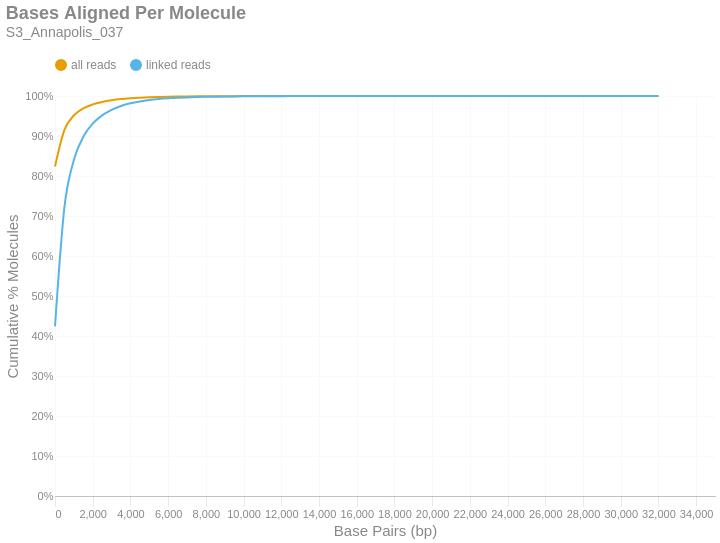

The notebook cell this image was saved under:
### Markdown cell above
### Bases Aligned Per Molecule
This is a cumulative frequency distribution showing the number of base pairs aligned per unique molecule. These data are shown in 500 bp bins. There are two distributions: one with `all reads` (yellow) and another with only `linked reads` (blue). The percent of molecules in the `linked reads` distribution is relative to the total number of linked molecules.

### Code cell
if SKIPLR:
    print_html(f"Skipped")
else:
    binned_df = consolidated_hist(valids['aligned_bp'], mask, 500, True)
    with SafeRender(binned_df):
        (
            density_plot(binned_df, 'Bases Aligned Per Molecule', samplename, 'basesper')
            .encode(
                x=alt.X('bin:Q', title="Base Pairs (bp)").axis(tickMinStep=500).scale(padding=0),
                y=alt.Y('value:Q', title='Cumulative % Molecules')
                    .axis(format='%')
                    .scale(domain = [0,1])
                    .stack(False),
                color=alt.Color("key:N").scale(domain = ["all reads", "linked reads"]),
                tooltip = [
                    alt.Tooltip("key:N", title = "Data Type"),
                    alt.Tooltip("range_label:N", title="Bases Aligned Per Molecule"),
                    alt.Tooltip("value:Q", format = ".2%", title="% Molecules (Cum.)")
                ]
            )
        ).display()

### Figure 1 — Vega-Lite specification as saved in the notebook (floating-point values rounded to 4 significant figures)
{"width": "container", "height": 400, "config": {"title": {"anchor": "start", "dy": -15, "fontSize": 18, "color": "#888888", "subtitleColor": "#888888", "subtitleFontSize": 14}, "arc": {"fill": "#0072B2"}, "axis": {"domainColor": "#888888", "domainWidth": 0.5, "gridWidth": 0.2, "grid": false, "titleFontWeight": 400, "titleFontSize": 15, "labelFontSize": 11, "labelColor": "#888888", "tickColor": "#888888", "tickWidth": 0.2, "titleColor": "#888888"}, "axisBand": {"grid": false}, "axisX": {"grid": true, "tickSize": 10, "domainCap": "round"}, "axisY": {"domain": false, "grid": true, "tickSize": 0, "domainCap": "round"}, "background": "transparent", "header": {"labelFontSize": 15, "labelColor": "#888888", "titleFontSize": 15, "titleFontWeight": 600, "titleColor": "#888888"}, "legend": {"labelFont": "sans-serif", "labelFontSize": 12, "labelColor": "#888888", "symbolSize": 100, "symbolType": "circle", "titleFontSize": 12, "titlePadding": 10, "titleColor": "#888888", "title": null, "orient": "top"}, "range": {"category": ["#E69F00", "#56B4E9", "#009E73", "#F0E442", "#0072B2", "#D55E00", "#CC79A7", "#000000"], "diverging": ["#cfe8f3", "#a2d4ec", "#73bfe2", "#46abdb", "#1696d2", "#12719e"]}, "area": {"fill": "#0072B2", "fillOpacity": 0.7, "line": true, "strokeOpacity": 0.7}, "line": {"color": "#0072B2", "stroke": "#0072B2", "strokeWidth": 2}, "trail": {"color": "#0072B2", "stroke": "#0072B2", "strokeWidth": 0, "size": 1}, "point": {"filled": true, "fillOpacity": 1.0, "size": 95}, "text": {"color": "#888888", "fontSize": 11, "align": "right", "fontWeight": 400, "size": 11}, "bar": {"fill": "#0072B2", "stroke": null}, "view": {"stroke": null, "continuousWidth": 660, "continuousHeight": 400}}, "data": {"name": "data-2b633ca91e37c0ecd4d2b97256d01d56"}, "mark": {"type": "line", "interpolate": "monotone", "point": {"opacity": 0, "size": 275}}, "encoding": {"color": {"field": "key", "scale": {"domain": ["all reads", "linked reads"]}, "type": "nominal"}, "tooltip": [{"field": "key", "title": "Data Type", "type": "nominal"}, {"field": "range_label", "title": "Bases Aligned Per Molecule", "type": "nominal"}, {"field": "value", "format": ".2%", "title": "% Molecules (Cum.)", "type": "quantitative"}], "x": {"axis": {"tickMinStep": 500}, "field": "bin", "scale": {"padding": 0}, "title": "Base Pairs (bp)", "type": "quantitative"}, "y": {"axis": {"format": "%"}, "field": "value", "scale": {"domain": [0, 1]}, "stack": false, "title": "Cumulative % Molecules", "type": "quantitative"}}, "params": [{"name": "param_c36ac31b6afebe62", "select": {"type": "point", "fields": ["key"]}, "bind": "legend"}], "title": {"text": "Bases Aligned Per Molecule", "subtitle": "S3_Annapolis_037"}, "transform": [{"fold": ["all reads (cumsum)", "linked reads (cumsum)"]}, {"calculate": "replace(datum.key, ' (cumsum)', '')", "as": "key"}, {"filter": {"param": "param_c36ac31b6afebe62"}}], "usermeta": {"embedOptions": {"downloadFileName": "S3_Annapolis_037.basesper"}}, "$schema": "https://vega.github.io/schema/vega-lite/v6.1.0.json", "datasets": {"data-2b633ca91e37c0ecd4d2b97256d01d56": [{"bin": "0.0", "interval": "0.0-500.0", "all reads": 0.8239, "linked reads": 0.424, "all reads (cumsum)": 0.8239, "linked reads (cumsum)": 0.424, "range_label": "0-499"}, {"bin": "500.0", "interval": "500.0-1000.0", "all reads": 0.09135, "linked reads": 0.2981, "all reads (cumsum)": 0.9153, "linked reads (cumsum)": 0.7221, "range_label": "500-999"}, {"bin": "1000.0", "interval": "1000.0-1500.0", "all reads": 0.03592, "linked reads": 0.1178, "all reads (cumsum)": 0.9512, "linked reads (cumsum)": 0.8399, "range_label": "1000-1499"}, {"bin": "1500.0", "interval": "1500.0-2000.0", "all reads": 0.0177, "linked reads": 0.05807, "all reads (cumsum)": 0.9689, "linked reads (cumsum)": 0.898, "range_label": "1500-1999"}, {"bin": "2000.0", "interval": "2000.0-2500.0", "all reads": 0.01005, "linked reads": 0.03296, "all reads (cumsum)": 0.979, "linked reads (cumsum)": 0.931, "range_label": "2000-2499"}, {"bin": "2500.0", "interval": "2500.0-3000.0", "all reads": 0.006261, "linked reads": 0.02054, "all reads (cumsum)": 0.9852, "linked reads (cumsum)": 0.9515, "range_label": "2500-2999"}, {"bin": "3000.0", "interval": "3000.0-3500.0", "all reads": 0.004235, "linked reads": 0.01389, "all reads (cumsum)": 0.9894, "linked reads (cumsum)": 0.9654, "range_label": "3000-3499"}, {"bin": "3500.0", "interval": "3500.0-4000.0", "all reads": 0.00291, "linked reads": 0.009546, "all reads (cumsum)": 0.9924, "linked reads (cumsum)": 0.9749, "range_label": "3500-3999"}, {"bin": "4000.0", "interval": "4000.0-4500.0", "all reads": 0.002043, "linked reads": 0.006701, "all reads (cumsum)": 0.9944, "linked reads (cumsum)": 0.9816, "range_label": "4000-4499"}, {"bin": "4500.0", "interval": "4500.0-5000.0", "all reads": 0.001431, "linked reads": 0.004694, "all reads (cumsum)": 0.9958, "linked reads (cumsum)": 0.9863, "range_label": "4500-4999"}, {"bin": "5000.0", "interval": "5000.0-5500.0", "all reads": 0.001048, "linked reads": 0.003439, "all reads (cumsum)": 0.9969, "linked reads (cumsum)": 0.9898, "range_label": "5000-5499"}, {"bin": "5500.0", "interval": "5500.0-6000.0", "all reads": 0.0007624, "linked reads": 0.002501, "all reads (cumsum)": 0.9976, "linked reads (cumsum)": 0.9923, "range_label": "5500-5999"}, {"bin": "6000.0", "interval": "6000.0-6500.0", "all reads": 0.000552, "linked reads": 0.001811, "all reads (cumsum)": 0.9982, "linked reads (cumsum)": 0.9941, "range_label": "6000-6499"}, {"bin": "6500.0", "interval": "6500.0-7000.0", "all reads": 0.0004098, "linked reads": 0.001344, "all reads (cumsum)": 0.9986, "linked reads (cumsum)": 0.9954, "range_label": "6500-6999"}, {"bin": "7000.0", "interval": "7000.0-7500.0", "all reads": 0.0003057, "linked reads": 0.001003, "all reads (cumsum)": 0.9989, "linked reads (cumsum)": 0.9964, "range_label": "7000-7499"}, {"bin": "7500.0", "interval": "7500.0-8000.0", "all reads": 0.0002493, "linked reads": 0.0008178, "all reads (cumsum)": 0.9992, "linked reads (cumsum)": 0.9972, "range_label": "7500-7999"}, {"bin": "8000.0", "interval": "8000.0-8500.0", "all reads": 0.0001852, "linked reads": 0.0006075, "all reads (cumsum)": 0.9993, "linked reads (cumsum)": 0.9979, "range_label": "8000-8499"}, {"bin": "8500.0", "interval": "8500.0-9000.0", "all reads": 0.0001386, "linked reads": 0.0004545, "all reads (cumsum)": 0.9995, "linked reads (cumsum)": 0.9983, "range_label": "8500-8999"}, {"bin": "9000.0", "interval": "9000.0-9500.0", "all reads": 0.000113, "linked reads": 0.0003707, "all reads (cumsum)": 0.9996, "linked reads (cumsum)": 0.9987, "range_label": "9000-9499"}, {"bin": "9500.0", "interval": "9500.0-10000.0", "all reads": 8.78e-05, "linked reads": 0.000288, "all reads (cumsum)": 0.9997, "linked reads (cumsum)": 0.999, "range_label": "9500-9999"}, {"bin": "10000.0", "interval": "10000.0-10500.0", "all reads": 6.43e-05, "linked reads": 0.0002109, "all reads (cumsum)": 0.9997, "linked reads (cumsum)": 0.9992, "range_label": "10000-10499"}, {"bin": "10500.0", "interval": "10500.0-11000.0", "all reads": 5.621e-05, "linked reads": 0.0001844, "all reads (cumsum)": 0.9998, "linked reads (cumsum)": 0.9994, "range_label": "10500-10999"}, {"bin": "11000.0", "interval": "11000.0-11500.0", "all reads": 3.704e-05, "linked reads": 0.0001215, "all reads (cumsum)": 0.9998, "linked reads (cumsum)": 0.9995, "range_label": "11000-11499"}, {"bin": "11500.0", "interval": "11500.0-12000.0", "all reads": 3.046e-05, "linked reads": 9.991e-05, "all reads (cumsum)": 0.9999, "linked reads (cumsum)": 0.9996, "range_label": "11500-11999"}, {"bin": "12000.0", "interval": "12000.0-12500.0", "all reads": 2.707e-05, "linked reads": 8.881e-05, "all reads (cumsum)": 0.9999, "linked reads (cumsum)": 0.9997, "range_label": "12000-12499"}, {"bin": "12500.0", "interval": "12500.0-13000.0", "all reads": 1.88e-05, "linked reads": 6.167e-05, "all reads (cumsum)": 0.9999, "linked reads (cumsum)": 0.9997, "range_label": "12500-12999"}, {"bin": "13000.0", "interval": "13000.0-13500.0", "all reads": 1.636e-05, "linked reads": 5.366e-05, "all reads (cumsum)": 0.9999, "linked reads (cumsum)": 0.9998, "range_label": "13000-13499"}, {"bin": "13500.0", "interval": "13500.0-14000.0", "all reads": 1.335e-05, "linked reads": 4.379e-05, "all reads (cumsum)": 0.9999, "linked reads (cumsum)": 0.9998, "range_label": "13500-13999"}, {"bin": "14000.0", "interval": "14000.0-14500.0", "all reads": 7.52e-06, "linked reads": 2.467e-05, "all reads (cumsum)": 1.0, "linked reads (cumsum)": 0.9999, "range_label": "14000-14499"}, {"bin": "14500.0", "interval": "14500.0-15000.0", "all reads": 8.084e-06, "linked reads": 2.652e-05, "all reads (cumsum)": 1.0, "linked reads (cumsum)": 0.9999, "range_label": "14500-14999"}, {"bin": "15000.0", "interval": "15000.0-15500.0", "all reads": 7.896e-06, "linked reads": 2.59e-05, "all reads (cumsum)": 1.0, "linked reads (cumsum)": 0.9999, "range_label": "15000-15499"}, {"bin": "15500.0", "interval": "15500.0-16000.0", "all reads": 5.452e-06, "linked reads": 1.789e-05, "all reads (cumsum)": 1.0, "linked reads (cumsum)": 0.9999, "range_label": "15500-15999"}, {"bin": "16000.0", "interval": "16000.0-16500.0", "all reads": 4.324e-06, "linked reads": 1.418e-05, "all reads (cumsum)": 1.0, "linked reads (cumsum)": 0.9999, "range_label": "16000-16499"}, {"bin": "16500.0", "interval": "16500.0-17000.0", "all reads": 4.136e-06, "linked reads": 1.357e-05, "all reads (cumsum)": 1.0, "linked reads (cumsum)": 1.0, "range_label": "16500-16999"}, {"bin": "17000.0", "interval": "17000.0-17500.0", "all reads": 2.632e-06, "linked reads": 8.634e-06, "all reads (cumsum)": 1.0, "linked reads (cumsum)": 1.0, "range_label": "17000-17499"}, {"bin": "17500.0", "interval": "17500.0-18000.0", "all reads": 1.316e-06, "linked reads": 4.317e-06, "all reads (cumsum)": 1.0, "linked reads (cumsum)": 1.0, "range_label": "17500-17999"}, {"bin": "18000.0", "interval": "18000.0-18500.0", "all reads": 1.128e-06, "linked reads": 3.7e-06, "all reads (cumsum)": 1.0, "linked reads (cumsum)": 1.0, "range_label": "18000-18499"}, {"bin": "18500.0", "interval": "18500.0-19000.0", "all reads": 1.128e-06, "linked reads": 3.7e-06, "all reads (cumsum)": 1.0, "linked reads (cumsum)": 1.0, "range_label": "18500-18999"}, {"bin": "19000.0", "interval": "19000.0-19500.0", "all reads": 9.4e-07, "linked reads": 3.084e-06, "all reads (cumsum)": 1.0, "linked reads (cumsum)": 1.0, "range_label": "19000-19499"}, {"bin": "19500.0", "interval": "19500.0-20000.0", "all reads": 1.692e-06, "linked reads": 5.551e-06, "all reads (cumsum)": 1.0, "linked reads (cumsum)": 1.0, "range_label": "19500-19999"}, {"bin": "20000.0", "interval": "20000.0-20500.0", "all reads": 3.76e-07, "linked reads": 1.233e-06, "all reads (cumsum)": 1.0, "linked reads (cumsum)": 1.0, "range_label": "20000-20499"}, {"bin": "20500.0", "interval": "20500.0-21000.0", "all reads": 7.52e-07, "linked reads": 2.467e-06, "all reads (cumsum)": 1.0, "linked reads (cumsum)": 1.0, "range_label": "20500-20999"}, {"bin": "21000.0", "interval": "21000.0-21500.0", "all reads": 9.4e-07, "linked reads": 3.084e-06, "all reads (cumsum)": 1.0, "linked reads (cumsum)": 1.0, "range_label": "21000-21499"}, {"bin": "21500.0", "interval": "21500.0-22000.0", "all reads": 1.88e-07, "linked reads": 6.167e-07, "all reads (cumsum)": 1.0, "linked reads (cumsum)": 1.0, "range_label": "21500-21999"}, {"bin": "22000.0", "interval": "22000.0-22500.0", "all reads": 5.64e-07, "linked reads": 1.85e-06, "all reads (cumsum)": 1.0, "linked reads (cumsum)": 1.0, "range_label": "22000-22499"}, {"bin": "22500.0", "interval": "22500.0-23000.0", "all reads": 0.0, "linked reads": 0.0, "all reads (cumsum)": 1.0, "linked reads (cumsum)": 1.0, "range_label": "22500-22999"}, {"bin": "23000.0", "interval": "23000.0-23500.0", "all reads": 7.52e-07, "linked reads": 2.467e-06, "all reads (cumsum)": 1.0, "linked reads (cumsum)": 1.0, "range_label": "23000-23499"}, {"bin": "23500.0", "interval": "23500.0-24000.0", "all reads": 0.0, "linked reads": 0.0, "all reads (cumsum)": 1.0, "linked reads (cumsum)": 1.0, "range_label": "23500-23999"}, {"bin": "24000.0", "interval": "24000.0-24500.0", "all reads": 5.64e-07, "linked reads": 1.85e-06, "all reads (cumsum)": 1.0, "linked reads (cumsum)": 1.0, "range_label": "24000-24499"}, {"bin": "24500.0", "interval": "24500.0-25000.0", "all reads": 0.0, "linked reads": 0.0, "all reads (cumsum)": 1.0, "linked reads (cumsum)": 1.0, "range_label": "24500-24999"}, {"bin": "25000.0", "interval": "25000.0-25500.0", "all reads": 0.0, "linked reads": 0.0, "all reads (cumsum)": 1.0, "linked reads (cumsum)": 1.0, "range_label": "25000-25499"}, {"bin": "25500.0", "interval": "25500.0-26000.0", "all reads": 5.64e-07, "linked reads": 1.85e-06, "all reads (cumsum)": 1.0, "linked reads (cumsum)": 1.0, "range_label": "25500-25999"}, {"bin": "26000.0", "interval": "26000.0-26500.0", "all reads": 0.0, "linked reads": 0.0, "all reads (cumsum)": 1.0, "linked reads (cumsum)": 1.0, "range_label": "26000-26499"}, {"bin": "26500.0", "interval": "26500.0-27000.0", "all reads": 0.0, "linked reads": 0.0, "all reads (cumsum)": 1.0, "linked reads (cumsum)": 1.0, "range_label": "26500-26999"}, {"bin": "27000.0", "interval": "27000.0-27500.0", "all reads": 1.88e-07, "linked reads": 6.167e-07, "all reads (cumsum)": 1.0, "linked reads (cumsum)": 1.0, "range_label": "27000-27499"}, {"bin": "27500.0", "interval": "27500.0-28000.0", "all reads": 5.64e-07, "linked reads": 1.85e-06, "all reads (cumsum)": 1.0, "linked reads (cumsum)": 1.0, "range_label": "27500-27999"}, {"bin": "28000.0", "interval": "28000.0-28500.0", "all reads": 0.0, "linked reads": 0.0, "all reads (cumsum)": 1.0, "linked reads (cumsum)": 1.0, "range_label": "28000-28499"}, {"bin": "28500.0", "interval": "28500.0-29000.0", "all reads": 0.0, "linked reads": 0.0, "all reads (cumsum)": 1.0, "linked reads (cumsum)": 1.0, "range_label": "28500-28999"}, {"bin": "29000.0", "interval": "29000.0-29500.0", "all reads": 0.0, "linked reads": 0.0, "all reads (cumsum)": 1.0, "linked reads (cumsum)": 1.0, "range_label": "29000-29499"}, {"bin": "29500.0", "interval": "29500.0-30000.0", "all reads": 0.0, "linked reads": 0.0, "all reads (cumsum)": 1.0, "linked reads (cumsum)": 1.0, "range_label": "29500-29999"}, {"bin": "30000.0", "interval": "30000.0-30500.0", "all reads": 0.0, "linked reads": 0.0, "all reads (cumsum)": 1.0, "linked reads (cumsum)": 1.0, "range_label": "30000-30499"}, {"bin": "30500.0", "interval": "30500.0-31000.0", "all reads": 0.0, "linked reads": 0.0, "all reads (cumsum)": 1.0, "linked reads (cumsum)": 1.0, "range_label": "30500-30999"}, {"bin": "31000.0", "interval": "31000.0-31500.0", "all reads": 0.0, "linked reads": 0.0, "all reads (cumsum)": 1.0, "linked reads (cumsum)": 1.0, "range_label": "31000-31499"}, {"bin": "31500.0", "interval": "31500.0-32000.0", "all reads": 0.0, "linked reads": 0.0, "all reads (cumsum)": 1.0, "linked reads (cumsum)": 1.0, "range_label": "31500-31999"}, {"bin": "32000.0", "interval": "32000.0-32500.0", "all reads": 1.88e-07, "linked reads": 6.167e-07, "all reads (cumsum)": 1.0, "linked reads (cumsum)": 1.0, "range_label": "32000-32499"}]}}
